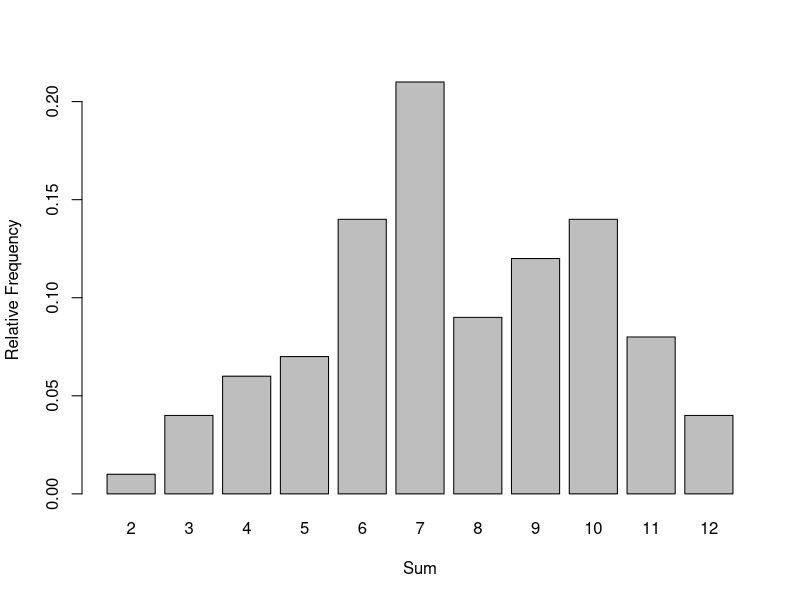
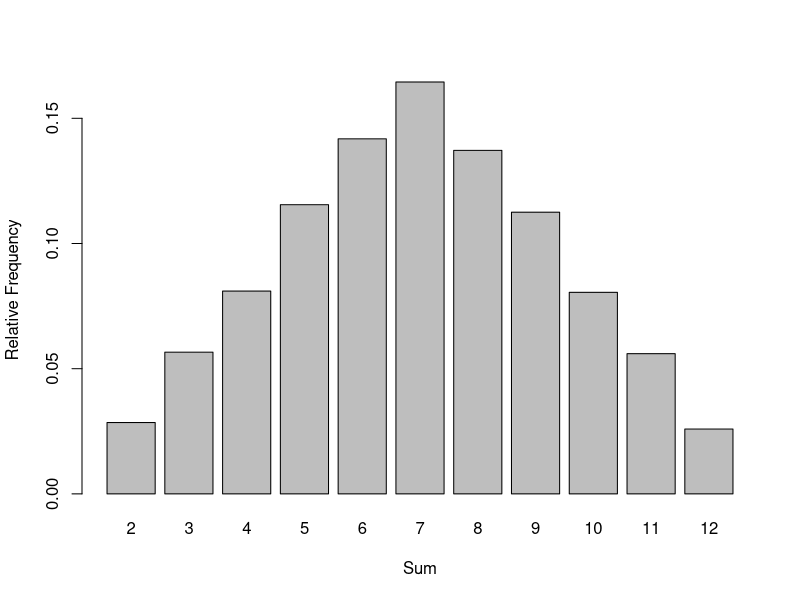

Source code (R) for these figures, in order:
## ---- chunk 1
knitr::opts_chunk$set(
  comment = "#>",
  fig.width = 6,
  fig.height = 4,
  warning = FALSE,
  eval = TRUE
)
## ---- chunk 2
set.seed(123)
## ---- chunk 3
vec <- 1:10
## ---- chunk 4
sample(vec,size = 5)
## ---- chunk 5
sample(vec,size = 5)
## ---- chunk 6
sample(vec,size=5,replace = TRUE)
## ---- chunk 7
students <- c('Leslie', 'Ron', 'Andy', 'April', 'Tom', 'Ben', 'Jerry')
## ---- chunk 8
sample(students, 3)
## ---- chunk 9
dat <- palmerpenguins::penguins
## ---- chunk 10
nrow(dat)
## ---- chunk 11
row_indices <- 1:nrow(dat)
## ---- chunk 12
train_sampled_rows <- sample(row_indices, size= 0.8*nrow(dat) )
## ---- chunk 13
train_sampled_rows[1:10]
## ---- chunk 14
training_set <- dat[train_sampled_rows,]
dim(training_set)
## ---- chunk 15
test_set <- dat[-train_sampled_rows, ]
dim(test_set)
## ---- chunk 16
sample(1:6,size=1)
## ---- chunk 17
dice1 <- sample(1:6, size=1)
dice2 <- sample(1:6, size=1)
dice1 + dice2
## ---- chunk 18
roll_two_dice <- sample(1:6,size = 2,replace = TRUE)
## ---- chunk 19
sum(roll_two_dice)
## ---- chunk 20
set.seed(10)
sample(1:20, size=3, replace=FALSE)
## ---- chunk 21
replicate(n = 10, 
          expr = sample(1:20, size=3, replace=FALSE))
## ---- chunk 22
sum_dice_roll <- function(){
  dice_roll <- sample(1:6, size=2,replace = TRUE)
  return(sum(dice_roll))
}
## ---- chunk 23
sum_dice_roll()
## ---- chunk 24
replicate(n = 20,
          expr = sum_dice_roll() )
## ---- chunk 25
rep100 <- replicate(n = 100,
                    expr = sum_dice_roll())
## ---- chunk 26
prop.table( table(rep100) ) 
## ---- chunk 27
barplot( prop.table(table(rep100)),
         xlab = 'Sum', ylab = 'Relative Frequency')
## ---- chunk 28
rep10000 <- replicate(n = 10000,
                    expr = sum_dice_roll())
## ---- chunk 29
prop.table( table(rep10000) ) 
## ---- chunk 30
barplot( prop.table(table(rep10000)),
         xlab = 'Sum', ylab = 'Relative Frequency')
